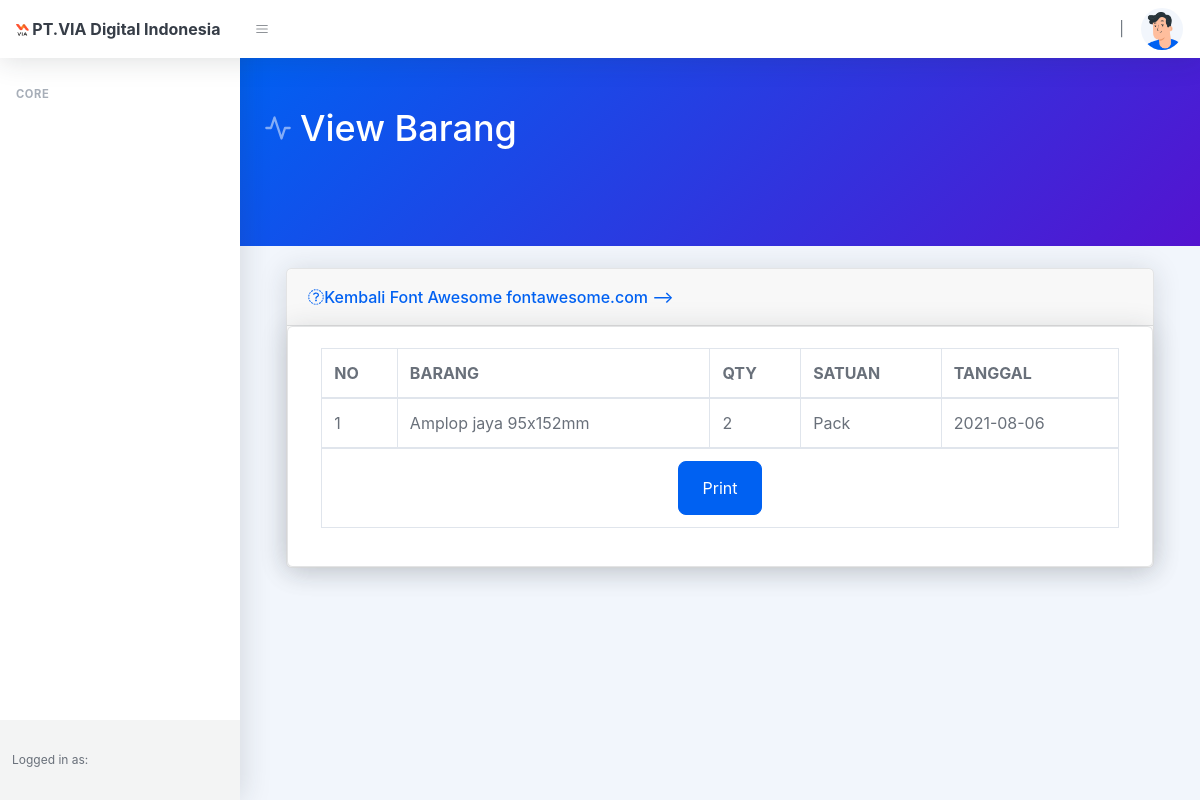
Screenshot of /order/view_selesai/1 with the database file from the repository.
### tables this page shows
CREATE TABLE `data_order` (
  `id_order` int(10) NOT NULL,
  `id_keranjang` varchar(255) NOT NULL,
  `id_barang` varchar(255) NOT NULL,
  `id_dep` varchar(255) NOT NULL,
  `user_id` varchar(255) NOT NULL,
  `qty_order` varchar(255) NOT NULL,
  `tanggal` varchar(50) NOT NULL,
  `ket` text NOT NULL
);

CREATE TABLE `data_barang` (
  `id` int(11) NOT NULL,
  `item` varchar(120) NOT NULL,
  `qty` varchar(120) NOT NULL,
  `satuan` text NOT NULL,
  `type` varchar(2) NOT NULL
);

### application/controllers/Order.php (called while the page is built, shortened)
<?php
class Order extends CI_Controller
{
    public function __construct()
    {
        $this->load->model('order_model');
        $this->load->model('jabatan_model');
        $this->load->model('akun_model');
    }
    public function view_selesai($id)
    {
        $data['judul'] = 'View Barang';
        $data['alerts'] = $this->order_model->getDataJoin();
        $data['alerts_3'] = $this->order_model->alerts_3();
        $data['nama'] = $this->session->userdata('nama_lengkap');
        $data['jabatan'] = $this->jabatan_model->getDataById($this->session->userdata('id_jab'));
        $data['data'] = $this->order_model->where($id);
        $data['data2'] = $this->order_model->getDataJoin();
        $data['data3'] = $this->order_model->status($id);
        $data['level_akun'] = $this->session->userdata('level');
        $this->load->view('template/header', $data);
        $this->load->view('order/view_order_selesai', $data);
        $this->load->view('template/footer');
    }
}

### index.php (called while the page is built, shortened)
<?php
require_once BASEPATH.'core/CodeIgniter.php';

### application/models/Order_model.php (called while the page is built, shortened)
<?php
class Order_model extends CI_Model
{
    public function getDataJoin()
    {
        $this->db->select('*');
        $this->db->from('order_status');
        $this->db->join('departemen', 'departemen.id = order_status.departemen');
        $this->db->where('status', 2);
        $query = $this->db->get();
        return $query->result();
    }
    public function where($id)
    {
        $this->db->select('*');
        $this->db->from('data_order');
        $this->db->join('data_barang', 'data_barang.id = data_order.id_barang');
        $this->db->where('id_keranjang', $id);
        return $this->db->get()->result();
    }
    public function alerts_3()
    {
        $this->db->select('*');
        $this->db->from('order_status');
        $this->db->join('departemen', 'departemen.id = order_status.departemen');
        $this->db->where('status', 3);
        $query = $this->db->get();
        return $query->result();
    }
    public function status($id)
    {
        $this->db->where('id_ker', $id);
        $x = $this->db->get('order_status');
        return $x->row();
    }
}

### application/models/Jabatan_model.php (called while the page is built, shortened)
<?php
class Jabatan_model extends CI_Model
{
    public function getDataById($id)
    {
        $this->db->where('id_jab', $id);
        $query = $this->db->get('jabatan');
        return $query->row();
    }
}

### application/views/order/view_order_selesai.php (the view, shortened to what this page needs)
<div class="container">
    <div class="card-body">
        <div class="card shadow mb-4">
            <div class="card-header">
                <a href="<?= base_url('order') ?>"><i class="fas fa-arrow-circle-left"> Kembali</i></a>
            </div>
            <div class="card">
                <div class="card-body">
                    <div class="row">
                        <div class="table-responsive">
                            <div class="container">
                                <table class="table table-bordered" width="100%" cellspacing="0">
                                    <div class="container">
                                        <thead>
                                            <tr>
                                                <th>NO</th>
                                                <th>BARANG</th>
                                                <th>QTY</th>
                                                <th>SATUAN</th>
                                                <th>TANGGAL</th>
                                            </tr>
                                        </thead>
                                        <tbody>
                                            <?php
                                            $no = 1;
                                            if ($data == false) { ?>
                                                <td colspan='5' align='center'>Data Kosong</td>
                                                <?php
                                            } else {
                                                foreach ($data as $x) { ?>
                                                    <tr>
                                                        <td><?= $no++; ?></td>
                                                        <td><?= $x->item ?></td>
                                                        <td><?= $x->qty_order ?></td>
                                                        <td><?= $x->satuan ?></td>
                                                        <td><?= $x->tanggal; ?></td>
                                                    </tr>
                                                <?php } ?>
                                        </tbody>
                                        <td colspan='5' align="center">
                                            <a href="" class="btn btn-primary btn-lg" data-toggle="modal" data-target="#selesai">Print</a>
                                        </td>
                                    <?php
                                            } ?>
                                </table>
                            </div>
                        </div>
                    </div>
                </div>
            </div>
        </div>
    </div>
</div>

### rows the page displays
data_order: data_barang.item "Amplop jaya 95x152mm", qty_order "2", data_barang.satuan "Pack", tanggal "2021-08-06"

### other values shown
$judul "View Barang"
